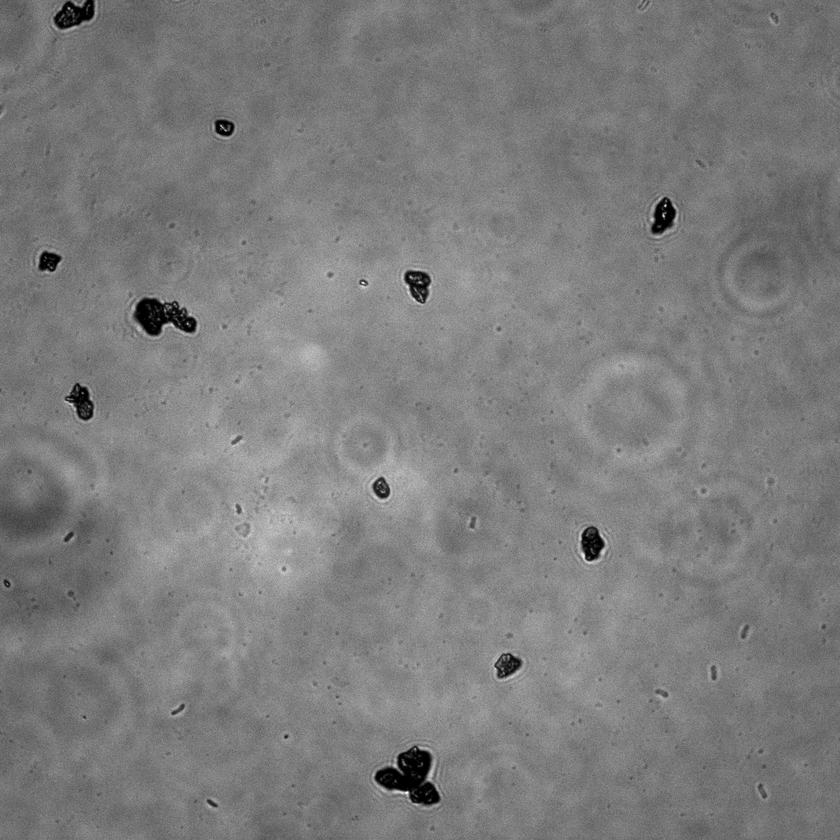
#> input picture source/1/1 N NO 1_ch00.tif, 840 x 840 px, shrunk from 1200 x 1200 before the run
$ python beta_1.py
#> lines starting #> are read from the running program, lines starting #| are printed output that depends on the picture; after the words box and inside, x2 and y2 are one past the last pixel; in counts of white or black regions, pixels touching at a corner belong together
import cv2
import numpy as np

# Load image (replace 'your_image.png' with your file)
img = cv2.imread('./source/1/1 N NO 1_ch00.tif', cv2.IMREAD_GRAYSCALE)
#> img is the input picture: shape (840, 840); min 0, max 255, mean 124.4

# Preprocess: Blur to reduce noise
if img is None:
	raise FileNotFoundError("Image not found. Please check the file path.")
blurred = cv2.GaussianBlur(img, (5, 5), 0)

# Thresholding (Otsu's for automatic threshold)
_, thresh = cv2.threshold(blurred, 0, 255, cv2.THRESH_BINARY_INV + cv2.THRESH_OTSU)
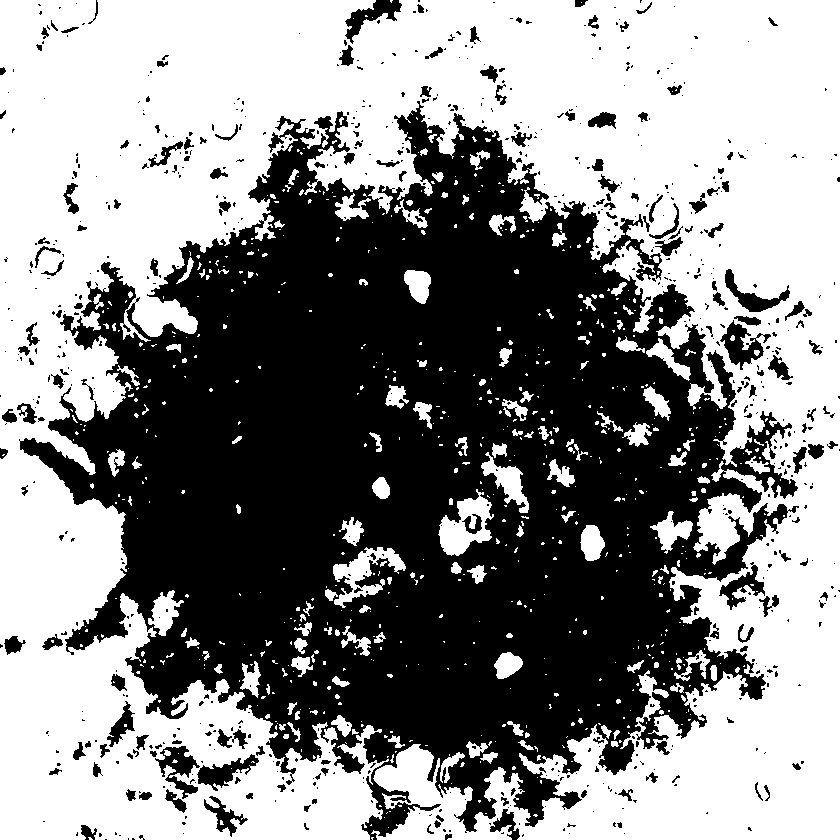
#> thresh: shape (840, 840); 54.4% white; 748 black regions (577 under 20 px)

# Find contours
contours, _ = cv2.findContours(thresh, cv2.RETR_EXTERNAL, cv2.CHAIN_APPROX_SIMPLE)
#> contours = 704 contours, 601 with area under 20; largest, box (x1, y1, x2, y2) and area: (0, 0, 840, 840) 371318, (438, 489, 494, 556) 1950, (333, 547, 406, 608) 1508, (481, 452, 529, 513) 932, (148, 590, 184, 636) 736

# Draw outlines on original image
outlined = cv2.cvtColor(img, cv2.COLOR_GRAY2BGR)  # Convert to color for red outlines
cv2.drawContours(outlined, contours, -1, (0, 0, 255), 2)  # Red outlines, thickness 2
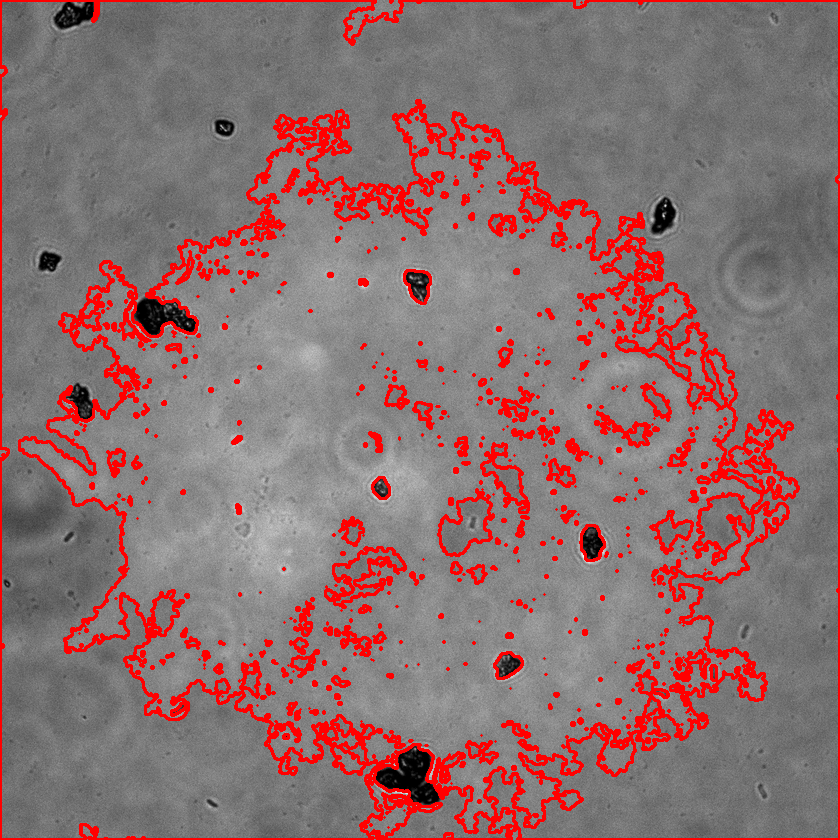
#> outlined: shape (840, 840, 3); 10.96% of pixels changed, all inside (x1, y1, x2, y2) = (0, 0, 840, 840)

# Save or display
cv2.imwrite('outlined_bacteria.png', outlined)
cv2.imshow('Outlined Bacteria', outlined)
cv2.waitKey(0)
cv2.destroyAllWindows()

$ run again, with source/1/1 N NO 2_ch00.tif copied over source/1/1 N NO 1_ch00.tif
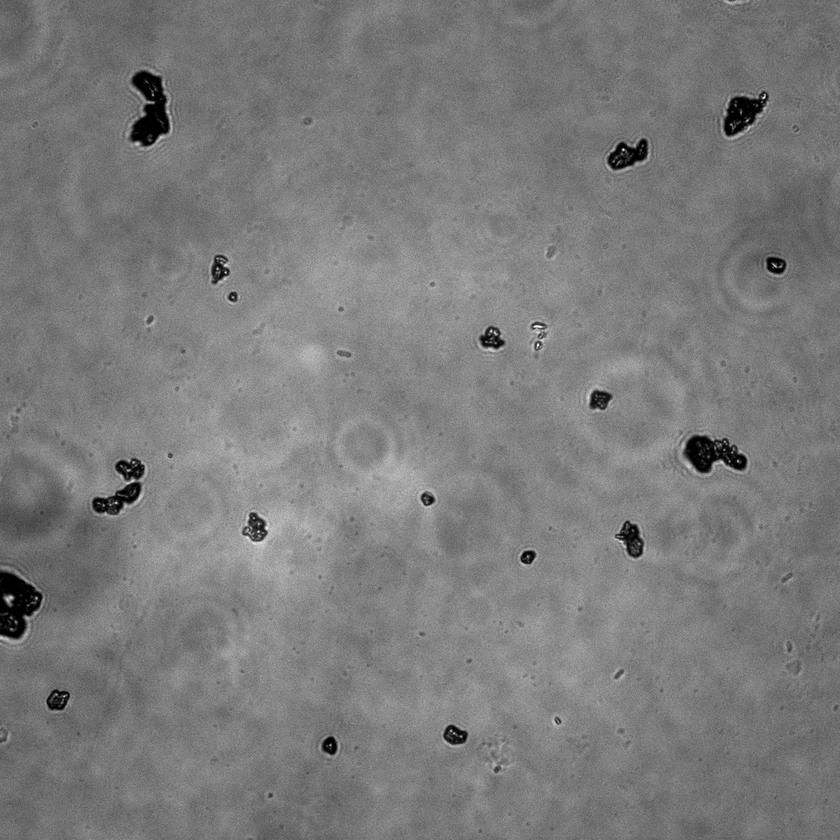
#> input picture source/1/1 N NO 2_ch00.tif, 840 x 840 px, shrunk from 1200 x 1200 before the run
#> img is the input picture: shape (840, 840); min 0, max 255, mean 122.9
#> `_, thresh = cv2.threshold(blurred, 0, 255, cv2.THRESH_BINARY_INV + cv2..`:
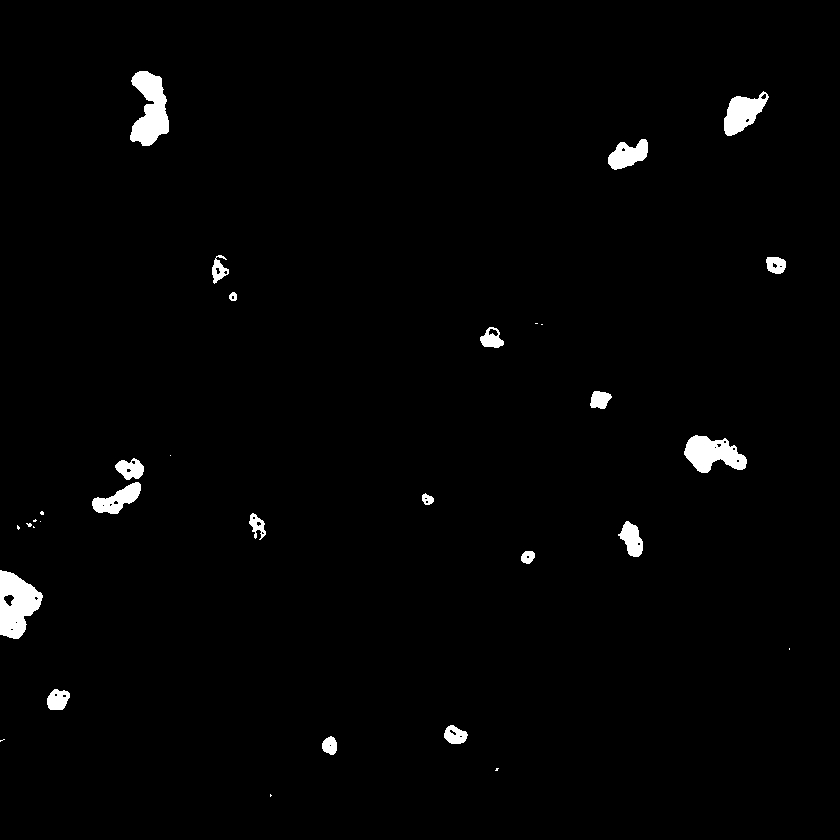
#> thresh: shape (840, 840); 1.6% white; 32 white regions (13 under 20 px)
#> contours = 32 contours, 13 with area under 20; largest, box (x1, y1, x2, y2) and area: (0, 570, 43, 639) 1902, (130, 71, 169, 146) 1767, (684, 435, 747, 473) 1417, (724, 91, 769, 136) 1070, (92, 482, 141, 514) 736
#> `cv2.drawContours(outlined, contours, -1, (0, 0, 255), 2)`:
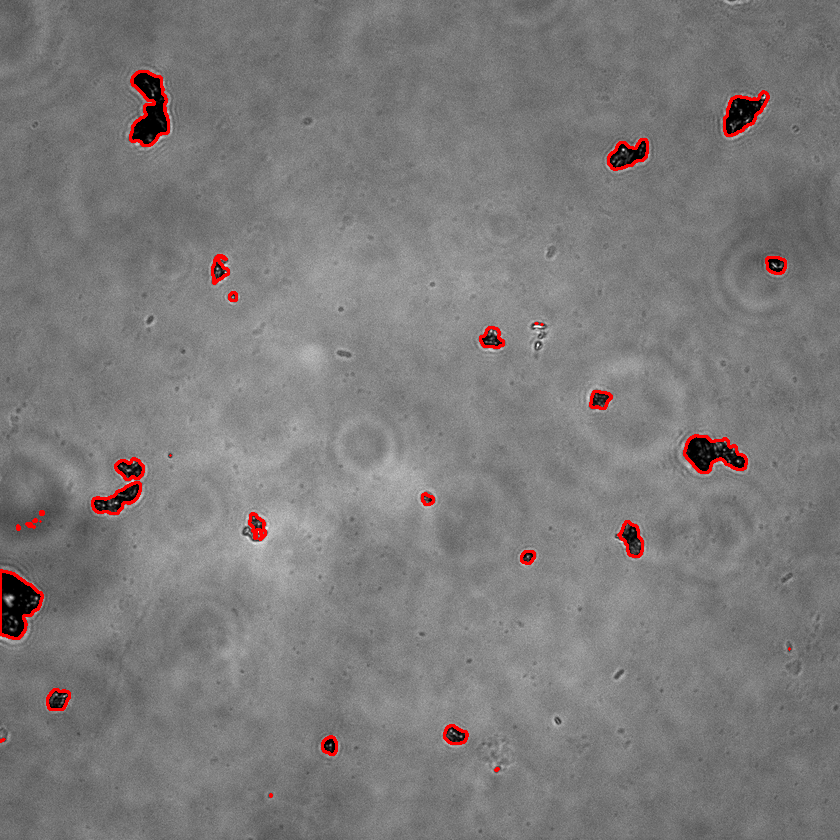
#> outlined: shape (840, 840, 3); 0.89% of pixels changed, all inside (x1, y1, x2, y2) = (0, 70, 791, 798)
